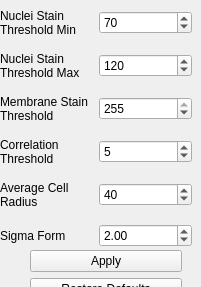
     <widget class="QWidget" name="page">
      <property name="geometry">
       <rect>
        <x>0</x>
        <y>0</y>
        <width>201</width>
        <height>287</height>
       </rect>
      </property>
      <attribute name="label">
       <string>Foreground Extraction</string>
      </attribute>
      <widget class="QDialogButtonBox" name="ForegroundExtractionbuttonBox">
       <property name="geometry">
        <rect>
         <x>30</x>
         <y>250</y>
         <width>152</width>
         <height>60</height>
        </rect>
       </property>
       <property name="orientation">
        <enum>Qt::Vertical</enum>
       </property>
       <property name="standardButtons">
        <set>QDialogButtonBox::Apply|QDialogButtonBox::RestoreDefaults</set>
       </property>
       <property name="centerButtons">
        <bool>false</bool>
       </property>
      </widget>
      <widget class="QWidget" name="layoutWidget9">
       <property name="geometry">
        <rect>
         <x>0</x>
         <y>0</y>
         <width>192</width>
         <height>261</height>
        </rect>
       </property>
       <layout class="QVBoxLayout" name="verticalLayout">
        <item>
         <layout class="QHBoxLayout" name="horizontalLayout_18">
          <item>
           <widget class="QLabel" name="thresholdFgLabel">
            <property name="text">
             <string>Nuclei Stain
Threshold Min</string>
            </property>
           </widget>
          </item>
          <item>
           <widget class="QSpinBox" name="thresholdFgSpinBox">
            <property name="maximum">
             <number>255</number>
            </property>
            <property name="value">
             <number>70</number>
            </property>
           </widget>
          </item>
         </layout>
        </item>
        <item>
         <layout class="QHBoxLayout" name="horizontalLayout">
          <item>
           <widget class="QLabel" name="label">
            <property name="text">
             <string>Nuclei Stain
Threshold Max</string>
            </property>
            <property name="buddy">
             <cstring>m_NucleiTresholdSpinBox</cstring>
            </property>
           </widget>
          </item>
          <item>
           <widget class="QSpinBox" name="m_NucleiTresholdSpinBox">
            <property name="maximum">
             <number>255</number>
            </property>
            <property name="value">
             <number>120</number>
            </property>
           </widget>
          </item>
         </layout>
        </item>
        <item>
         <layout class="QHBoxLayout" name="horizontalLayout_2">
          <item>
           <widget class="QLabel" name="label_2">
            <property name="text">
             <string>Membrane Stain
Threshold</string>
            </property>
            <property name="buddy">
             <cstring>m_MembraneThresholdSpinBox</cstring>
            </property>
           </widget>
          </item>
          <item>
           <widget class="QSpinBox" name="m_MembraneThresholdSpinBox">
            <property name="maximum">
             <number>255</number>
            </property>
            <property name="value">
             <number>255</number>
            </property>
           </widget>
          </item>
         </layout>
        </item>
        <item>
         <layout class="QHBoxLayout" name="horizontalLayout_3">
          <item>
           <widget class="QLabel" name="label_3">
            <property name="text">
             <string>Correlation
Threshold</string>
            </property>
            <property name="buddy">
             <cstring>m_CorrelationThresholdSpinBox</cstring>
            </property>
           </widget>
          </item>
          <item>
           <widget class="QSpinBox" name="m_CorrelationThresholdSpinBox">
            <property name="maximum">
             <number>255</number>
            </property>
            <property name="value">
             <number>5</number>
            </property>
           </widget>
          </item>
         </layout>
        </item>
        <item>
         <layout class="QHBoxLayout" name="horizontalLayout_4">
          <item>
           <widget class="QLabel" name="label_4">
            <property name="text">
             <string>Average Cell
Radius</string>
            </property>
            <property name="buddy">
             <cstring>m_CellRadiusSpinBox</cstring>
            </property>
           </widget>
          </item>
          <item>
           <widget class="QSpinBox" name="m_CellRadiusSpinBox">
            <property name="maximum">
             <number>255</number>
            </property>
            <property name="value">
             <number>40</number>
            </property>
           </widget>
          </item>
         </layout>
        </item>
        <item>
         <layout class="QHBoxLayout" name="horizontalLayout_17">
          <item>
           <widget class="QLabel" name="SigmaForm">
            <property name="text">
             <string>Sigma Form</string>
            </property>
           </widget>
          </item>
          <item>
           <widget class="QDoubleSpinBox" name="sigmaFgSpinBox">
            <property name="value">
             <double>2.000000000000000</double>
            </property>
           </widget>
          </item>
         </layout>
        </item>
       </layout>
      </widget>
     </widget>
